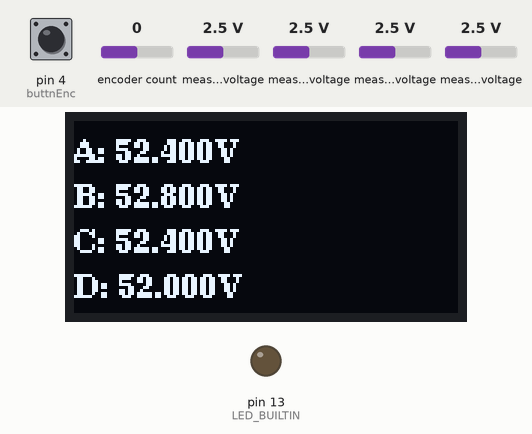
Recording of a program running on a simulated Arduino Nano, built with avr-gcc and run on an emulated ATmega328P. On the bench: 128×64 one-colour display, output pins drawn as LEDs (lit = HIGH). The test bench sets the inputs (shaded band); at power-on: measured voltage 2.5 V, pin 4 (buttnEnc) HIGH, encoder count 0. EEPROM starts erased; what the program prints to the serial monitor is not drawn.

Above: at 2.3 s.
2.4 s: measured voltage (sensor 200) set to 3.1 V
At 3.2 s:
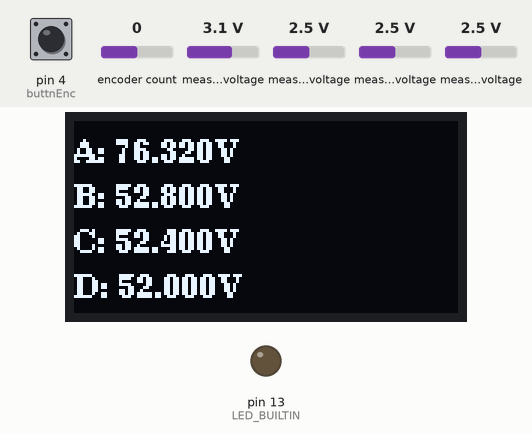
4.0 s: measured voltage (sensor 201) set to 1.9 V
At 5.1 s:
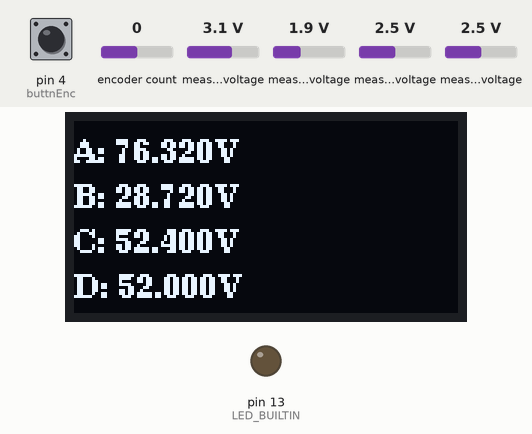
5.6 s: measured voltage (sensor 202) set to 1.9 V
At 6.8 s:
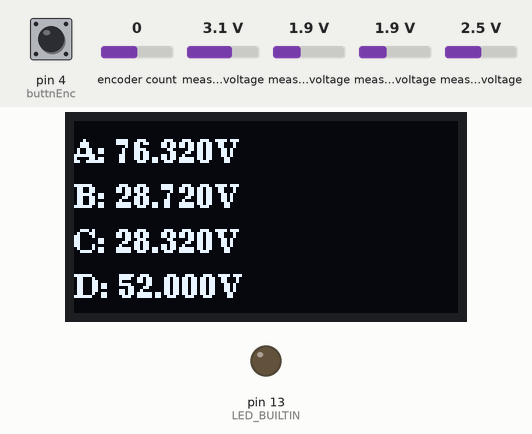
7.2 s: pin 4 (buttnEnc) pulled LOW for 1 s
At 9.2 s:
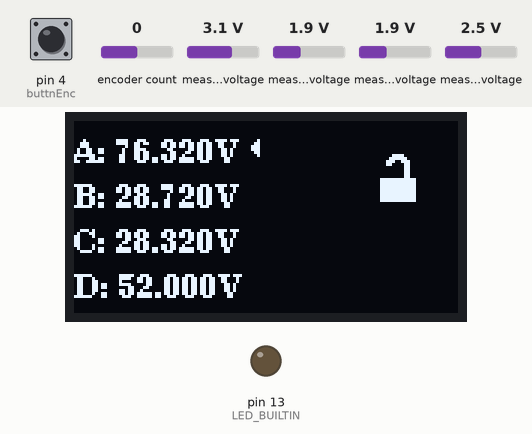
11.2 s: pin 4 (buttnEnc) pulled LOW for 0.15 s
At 17.8 s:
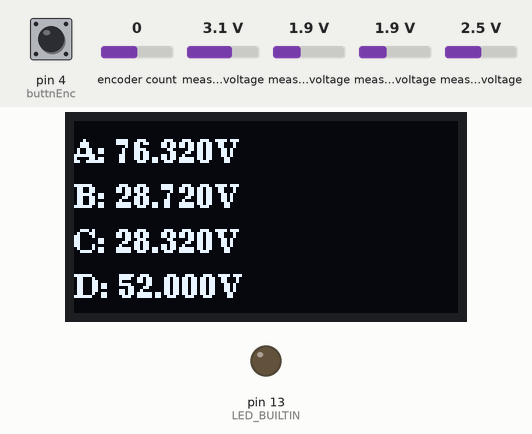
Timing chart, 0 to 18.1 s (numbered marks = the images above; inputs shaded):
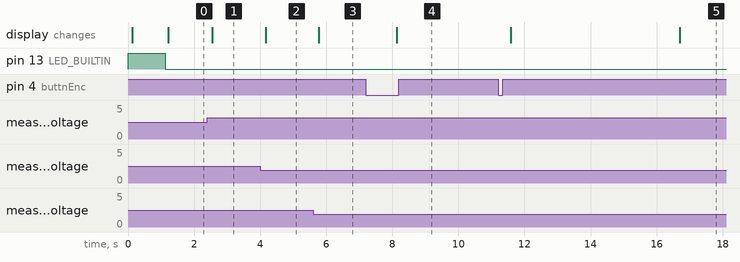

The program:

main.cpp
```cpp
#include <Arduino.h>
#include <U8g2lib.h>
#include <Adafruit_ADS1X15.h>
#include <Wire.h>
#include <Encoder.h>
#include <EEPROM.h>

#ifdef U8X8_HAVE_HW_SPI
#include <SPI.h>
#endif
#ifdef U8X8_HAVE_HW_I2C
#include <Wire.h>
#endif

// uncomment if you want the values to be printed to Serial as well
#define printToSerial

// adjust these constants for calibration and different pins
Encoder myEnc(2, 3);
const float maxVolt = 50.0;
const float ohmsFormA = 1.0;
const float AmAconst = 1.0;
const float BmAconst = 1.0;
const float CmAconst = 1.0;
const float DmAconst = 1.0;
const float AuAconst = 1.0;
const float BuAconst = 1.0;
const float CuAconst = 1.0;
const float DuAconst = 1.0;
const float ohmsForuA = 1000.0;
const byte buttnEnc = 4;
const float idealVrefA = 1.25;
const float idealVrefB = 1.25;
const float idealVrefC = 1.25;
const float idealVrefD = 1.25;
const float AVref = 1.19;
const float BVref = 1.18;
const float CVref = 1.19;
const float DVref = 1.20;


Adafruit_ADS1015 adcSensor;

U8G2_SSD1306_128X64_NONAME_F_HW_I2C u8g2(U8G2_R0, /* reset=*/U8X8_PIN_NONE);

//U8G2_SSD1306_128X64_NONAME_F_4W_SW_SPI u8g2(U8G2_R0, /* clock=*/ 13, /* data=*/ 11, /* cs=*/ 10, /* dc=*/ 9, /* reset=*/ 8);

unsigned long realPosition = 0;
unsigned long oldRealPosition = 0;
byte modeA = 0;
byte modeB = 0;
byte modeC = 0;
byte modeD = 0;

void setup(void)
{
  pinMode(buttnEnc, INPUT_PULLUP);
  pinMode(LED_BUILTIN, OUTPUT);

  digitalWrite(LED_BUILTIN, HIGH); // indicates the beginning of the startup process

  u8g2.begin();
  u8g2.setFont(u8g2_font_ncenB08_tr);
  u8g2.enableUTF8Print();
  u8g2.clearBuffer();

  Wire.begin();

#ifdef printToSerial
  Serial.begin(9600);
#endif

  adcSensor.begin();

  u8g2.drawStr(22, 25, "V/I DIGITIZER");
  u8g2.drawStr(13, 40, "hardware by NNNI");
  u8g2.drawStr(18, 52, "software by DDL");
  u8g2.sendBuffer();
  u8g2.setFontPosTop();
  EEPROM.get(0, modeA);
  EEPROM.get(1, modeB);
  EEPROM.get(2, modeC);
  EEPROM.get(3, modeD);


  delay(1000);
  digitalWrite(LED_BUILTIN, LOW); // indicates the end of the startup process
}

//gets the value from the ADC depending on the mode

// modes:
// 0 - V mode, scale input from -50V to +50V (00.00 V)
// 1 - mA mode, scale input from 0mA to 500mA (000 mA)
// 2 - uA mode, scale input from 0uA to 1000uA (0000 uA)
// adc reading / resistor value
// 1 ohm resistor for 1mA to 500mA range
// 1K for 1uA to 1000uA range

float getVal(byte channel = 0, byte mode = 0)
{
  int16_t val = 0;
  float chanVref = 0.0;
  float chanIdealVref = 0;
  float chanelmAconst = 1.0;
  float chaneluAconst = 1.0;
  adcSensor.setGain(GAIN_ONE);
  switch (channel)
  {
  case 0:
    val = adcSensor.readADC_SingleEnded(0);
    chanVref = AVref;
    chanIdealVref = idealVrefA;
    chanelmAconst = AmAconst;
    chaneluAconst = AuAconst;
    break;
  case 1:
    val = adcSensor.readADC_SingleEnded(1);
    chanVref = BVref;
    chanIdealVref = idealVrefB;
    chanelmAconst = BmAconst;
    chaneluAconst = BuAconst;
    break;
  case 2:
    val = adcSensor.readADC_SingleEnded(2);
    chanVref = CVref;
    chanIdealVref = idealVrefC;
    chanelmAconst = CmAconst;
    chaneluAconst = CuAconst;
    break;
  case 3:
    val = adcSensor.readADC_SingleEnded(3);
    chanVref = DVref;
    chanIdealVref = idealVrefD;
    chanelmAconst = DmAconst;
    chaneluAconst = DuAconst;
    break;
  default:
    val = adcSensor.readADC_SingleEnded(0);
    chanVref = AVref;
    chanIdealVref = idealVrefA;
    chanelmAconst = AmAconst;
    chaneluAconst = AuAconst;
    break;
  }

  float res = 0.0;
  switch (mode)
  {
  case 0:
    res = ((adcSensor.computeVolts(val) - chanVref) * (maxVolt / chanIdealVref));
    break;
  case 1:
    res = (adcSensor.computeVolts(val) * ohmsFormA) * chanelmAconst;
    res = res * 1000;
    break;
  case 2:
    res = (adcSensor.computeVolts(val) * ohmsForuA) * chaneluAconst;
    break;
  default:
    res = ((adcSensor.computeVolts(val) - chanVref) * (maxVolt / chanIdealVref));
    break;
  }
  return res;
}

// handles encoder and buttons presses
byte encoderTick()
{
  static long oldPosition = -999;
  long newPosition = myEnc.read();
  if (newPosition != oldPosition)
  {
    oldPosition = newPosition;
    oldRealPosition = realPosition;
    realPosition = newPosition / 4;
  }

  const unsigned int longPressInterval = 500;
  static byte status = 0;
  static byte oldStatus = 0;
  static unsigned long gpTimer = 0;
  byte ret = 0;

  if (digitalRead(buttnEnc) == LOW && status == 0)
  {
    status = 1;
    gpTimer = millis();
  }
  else if (!digitalRead(buttnEnc) && status == 1 && millis() - gpTimer >= 20)
  {
    status = 2;
    gpTimer = millis();
  }
  else if (!digitalRead(buttnEnc) && status == 2 && millis() - gpTimer >= longPressInterval)
  {
    status = 3;
  }
  else if (digitalRead(buttnEnc) == HIGH)
  {
    status = 0;
  }
  if (status != oldStatus)
  {

    if (status == 3)
    {
      ret = 2;
    }
    else if (status == 0 && oldStatus != 3)
    {
      ret = 1;
    }
    else
    {
      ret = 0;
    }
    oldStatus = status;
  }
  return ret;
}

void saveModes(){
  EEPROM.put(0, modeA);
  EEPROM.put(1, modeB);
  EEPROM.put(2, modeC);
  EEPROM.put(3, modeD);
}

void displayDraw(float value0, float value1, float value2, float value3, byte mode0 = 0, byte mode1 = 0, byte mode2 = 0, byte mode3 = 0)
{
  static bool locked = true;
  static unsigned long millisTick = 0;
  static int currSelection = 0;
  static int lastSelection = 0;
  static int currentEntered = -1;

  if (oldRealPosition > realPosition)
  {
    oldRealPosition -= 1;
    currSelection--;
    millisTick = millis();
  }
  else if (oldRealPosition < realPosition)
  {
    oldRealPosition += 1;
    currSelection++;
    millisTick = millis();
  }

  if (currSelection > 3 && currentEntered == -1)
  {
    currSelection = 0;
  }
  else if (currSelection < 0 && currentEntered == -1)
  {
    currSelection = 3;
  }
  else if (currSelection > 2 && currentEntered > -1)
  {
    currSelection = 0;
  }
  else if (currSelection < 0 && currentEntered > -1)
  {
    currSelection = 2;
  }

  byte encoderBtnVal = encoderTick();
  if (encoderBtnVal == 2 && locked)
  {
    locked = false;
    millisTick = millis();
  }
  else if (encoderBtnVal == 1 && !locked && currentEntered == -1)
  {
    currentEntered = currSelection;
    lastSelection = currSelection;
    currSelection = 0;
    millisTick = millis();
  }
  else if (encoderBtnVal == 1 && !locked && currentEntered >= 0)
  {
    currentEntered = -1;
    currSelection = lastSelection;
    millisTick = millis();
  }

  if (currentEntered >= 0)
  {
    switch (currentEntered)
    {
    case 0:
      modeA = currSelection;
      break;
    case 1:
      modeB = currSelection;
      break;
    case 2:
      modeC = currSelection;
      break;
    case 3:
      modeD = currSelection;
      break;
    }
  }

  if (millis() - millisTick >= 5000)
  {
    locked = true;
    currentEntered = -1;
    saveModes();
    currSelection = 0;
  }

  u8g2.clearBuffer();

  // modes:
  // 0 - V mode, scale input from -50V to +50V (00.00 V)
  // 1 - mA mode, scale input from 0mA to 500mA (000 mA)
  // 2 - uA mode, scale input from 0uA to 1000uA (0000 uA)
  u8g2.setCursor(0, 5);
  u8g2.print("A: ");
  if(mode0 == 1)
    u8g2.print(value0, 0);
  else if(mode0 == 2)
    u8g2.print(value0, 0);
  else
    u8g2.print(value0, 3);

  byte oldX = u8g2.tx;

  switch (mode0)
  {
  case 0:
    u8g2.print("V");
    break;
  case 1:
    u8g2.print("mA");
    break;
  case 2:
    u8g2.print("uA");
    break;
  default:
    u8g2.print("V");
    break;
  }
  if (currentEntered == 0)
  {
    u8g2.drawLine(oldX, u8g2.ty + 10, u8g2.tx, u8g2.ty + 10);
  }

  if ((!locked && currSelection == 0 && currentEntered == -1) || currentEntered == 0)
  {
    u8g2.setFont(u8g2_font_open_iconic_arrow_1x_t);
    u8g2.drawGlyph(u8g2.tx, u8g2.ty, 77);
    u8g2.setFont(u8g2_font_ncenB08_tr);
  }

  u8g2.setCursor(0, 20);
  u8g2.print("B: ");
  if(mode1 == 1)
    u8g2.print(value1, 0);
  else if(mode1 == 2)
    u8g2.print(value1, 0);
  else
    u8g2.print(value1, 3);

  oldX = u8g2.tx;

  switch (mode1)
  {
  case 0:
    u8g2.print("V");
    break;
  case 1:
    u8g2.print("mA");
    break;
  case 2:
    u8g2.print("uA");
    break;
  default:
    u8g2.print("V");
    break;
  }
  if (currentEntered == 1)
  {
    u8g2.drawLine(oldX, u8g2.ty + 10, u8g2.tx, u8g2.ty + 10);
  }

  if ((!locked && currSelection == 1 && currentEntered == -1) || currentEntered == 1)
  {
    u8g2.setFont(u8g2_font_open_iconic_arrow_1x_t);
    u8g2.drawGlyph(u8g2.tx, u8g2.ty, 77);
    u8g2.setFont(u8g2_font_ncenB08_tr);
  }

  u8g2.setCursor(0, 35);
  u8g2.print("C: ");
  if(mode2 == 1)
    u8g2.print(value2, 0);
  else if(mode2 == 2)
    u8g2.print(value2, 0);
  else
    u8g2.print(value2, 3);

  oldX = u8g2.tx;

  switch (mode2)
  {
  case 0:
    u8g2.print("V");
    break;
  case 1:
    u8g2.print("mA");
    break;
  case 2:
    u8g2.print("uA");
    break;
  default:
    u8g2.print("V");
    break;
  }
  if (currentEntered == 2)
  {
    u8g2.drawLine(oldX, u8g2.ty + 10, u8g2.tx, u8g2.ty + 10);
  }

  if ((!locked && currSelection == 2 && currentEntered == -1) || currentEntered == 2)
  {
    u8g2.setFont(u8g2_font_open_iconic_arrow_1x_t);
    u8g2.drawGlyph(u8g2.tx, u8g2.ty, 77);
    u8g2.setFont(u8g2_font_ncenB08_tr);
  }

  u8g2.setCursor(0, 50);
  u8g2.print("D: ");
  if(mode3 == 1)
    u8g2.print(value3, 0);
  else if(mode3 == 2)
    u8g2.print(value3, 0);
  else
    u8g2.print(value3, 3);
  oldX = u8g2.tx;

  switch (mode3)
  {
  case 0:
    u8g2.print("V");
    break;
  case 1:
    u8g2.print("mA");
    break;
  case 2:
    u8g2.print("uA");
    break;
  default:
    u8g2.print("V");
    break;
  }
  if (currentEntered == 3)
  {
    u8g2.drawLine(oldX, u8g2.ty + 10, u8g2.tx, u8g2.ty + 10);
  }

  if ((!locked && currSelection == 3 && currentEntered == -1) || currentEntered == 3)
  {
    u8g2.setFont(u8g2_font_open_iconic_arrow_1x_t);
    u8g2.drawGlyph(u8g2.tx, u8g2.ty, 77);
    u8g2.setFont(u8g2_font_ncenB08_tr);
  }

  if (!locked)
  {
    u8g2.setFont(u8g2_font_open_iconic_thing_2x_t);
    u8g2.drawGlyph(100, 10, 68);
    u8g2.setFont(u8g2_font_ncenB08_tr);
  }

  u8g2.sendBuffer();
}

void printSerial(float value0, float value1, float value2, float value3, byte mode0 = 0, byte mode1 = 0, byte mode2 = 0, byte mode3 = 0)
{
  Serial.print("Vals: ");
  Serial.print(value0, 3);
  switch (mode0)
  {
  case 0:
    Serial.print("V");
    break;
  case 1:
    Serial.print("mA");
    break;
  case 2:
    Serial.print("uA");
    break;
  default:
    break;
  }
  Serial.print("; ");
  Serial.print(value1, 3);
  switch (mode1)
  {
  case 0:
    Serial.print("V");
    break;
  case 1:
    Serial.print("mA");
    break;
  case 2:
    Serial.print("uA");
    break;
  default:
    break;
  }
  Serial.print("; ");
  Serial.print(value2, 3);
  switch (mode2)
  {
  case 0:
    Serial.print("V");
    break;
  case 1:
    Serial.print("mA");
    break;
  case 2:
    Serial.print("uA");
    break;
  default:
    break;
  }
  Serial.print("; ");
  Serial.print(value3, 3);
  switch (mode3)
  {
  case 0:
    Serial.print("V");
    break;
  case 1:
    Serial.print("mA");
    break;
  case 2:
    Serial.print("uA");
    break;
  default:
    break;
  }
  Serial.println(";");
}

void loop(void)
{
  float val1 = getVal(0, modeA);
  float val2 = getVal(1, modeB);
  float val3 = getVal(2, modeC);
  float val4 = getVal(3, modeD);

  displayDraw(val1, val2, val3, val4, modeA, modeB, modeC, modeD);

#ifdef printToSerial
  printSerial(val1, val2, val3, val4, modeA, modeB, modeC, modeD);
#endif

  delay(50);
}
```

Measured:
- after the input at 2.4 s, the display: changes after 0.15 s (image 1)
- after the input at 4.0 s, the display: changes after 0.17 s (image 2)
- after the input at 5.6 s, the display: changes after 0.18 s (image 3)
- after the input at 7.2 s, the display: changes after 0.93 s (image 4)
- after the input at 11.2 s, pin 13 (LED_BUILTIN): stays LOW (without the input it goes to HIGH after 1.9 s); the display: first changes after 0.38 s (image 5 shows a later state)
